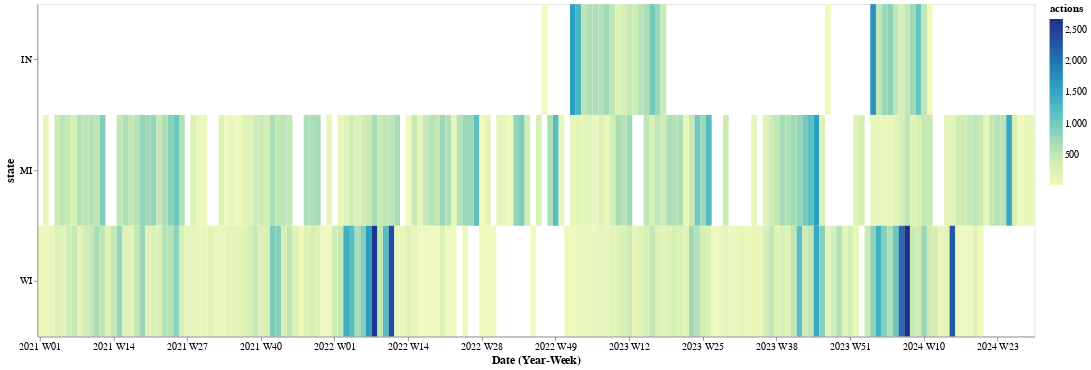

Here is the notebook cell this chart was saved with:
### Markdown cell above
### 4.2 - Excluding IL Outliers

Illinois clearly dominates the above graph, below modify two calls to `actions_heatmap` with a modified dataframe that excludes IL, and a modified dataframe that only includes IL.

(Note how by using functions in our dataframe we can more easily reuse portions by making small adjustments to the data.)

See `ex4.2a.png` and `ex4.2b.png`

### Code cell
df = actions_df()
df_exclude_il = df[df['state'] != 'IL']
actions_heatmap_scaled(df_exclude_il)

### Figure 1 — Vega-Lite specification as saved in the notebook (floating-point values rounded to 4 significant figures; data arrays with more than 128 entries replaced by an {"elided": "..."} marker saying what was removed)
{"config": {"view": {"continuousWidth": 300, "continuousHeight": 300}, "axis": {"labelFontSize": 12, "titleFontSize": 14}, "legend": {"labelFontSize": 12, "titleFontSize": 13}}, "data": {"name": "data-37dc4dcbfe1f548fc33de1cf5e0303d0"}, "mark": {"type": "rect"}, "encoding": {"color": {"field": "count", "scale": {"scheme": "yellowgreenblue"}, "title": "actions", "type": "quantitative"}, "tooltip": [{"field": "state", "type": "nominal"}, {"field": "date", "type": "nominal"}, {"field": "count", "type": "quantitative"}], "x": {"axis": {"labelAngle": 0, "tickCount": 14, "values": ["2021 W01", "2021 W14", "2021 W27", "2021 W40", "2022 W01", "2022 W14", "2022 W28", "2022 W49", "2023 W12", "2023 W25", "2023 W38", "2023 W51", "2024 W10", "2024 W23"]}, "field": "date", "title": "Date (Year-Week)", "type": "ordinal"}, "y": {"field": "state", "title": "state", "type": "ordinal"}}, "height": 400, "width": 1200, "$schema": "https://vega.github.io/schema/vega-lite/v5.8.0.json", "datasets": {"data-37dc4dcbfe1f548fc33de1cf5e0303d0": {"elided": "325 records"}}}
